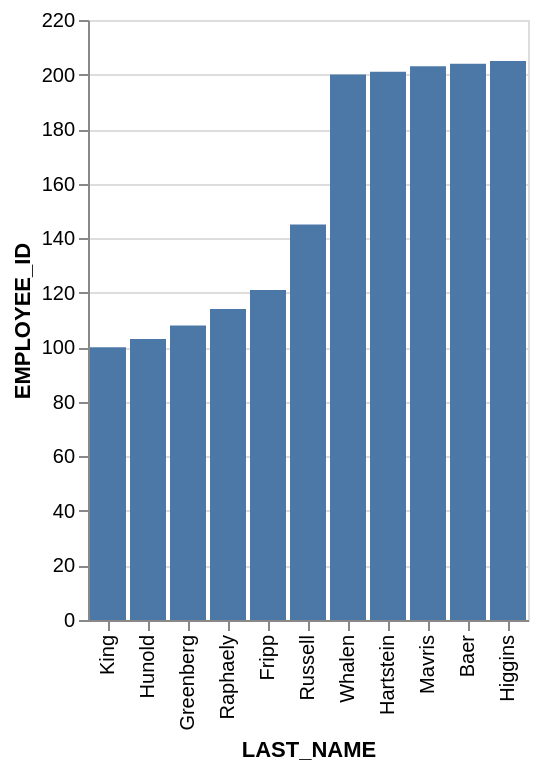

Here is the Vega-Lite specification saved for this chart:
### Vega-Lite specification from a JSON file in a GitHub repository (floating-point values rounded to 4 significant figures)
{"data": {"values": [{"x_data": "King", "y_data": 100}, {"x_data": "Hunold", "y_data": 103}, {"x_data": "Greenberg", "y_data": 108}, {"x_data": "Raphaely", "y_data": 114}, {"x_data": "Fripp", "y_data": 121}, {"x_data": "Russell", "y_data": 145}, {"x_data": "Whalen", "y_data": 200}, {"x_data": "Hartstein", "y_data": 201}, {"x_data": "Mavris", "y_data": 203}, {"x_data": "Baer", "y_data": 204}, {"x_data": "Higgins", "y_data": 205}]}, "mark": "bar", "encoding": {"x": {"field": "x_data", "type": "nominal", "title": "LAST_NAME", "sort": {"op": "sum", "field": "y_data", "order": "ascending"}}, "y": {"field": "y_data", "type": "quantitative", "title": "EMPLOYEE_ID"}}}
